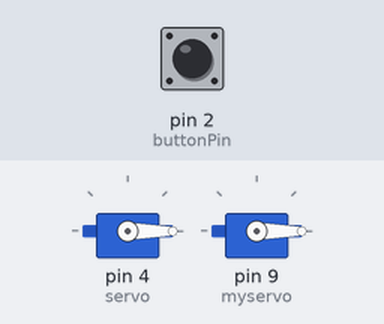
This sketch was run on a simulated Arduino Uno, built with avr-gcc and run on an emulated ATmega328P. On the bench: 2 × servo. The test bench sets the inputs (shaded band); at power-on: pin 2 (buttonPin) LOW.

Above: at 1.2 s.
1.3 s: pin 2 (buttonPin) pulled HIGH for 0.15 s
At 1.37 s:
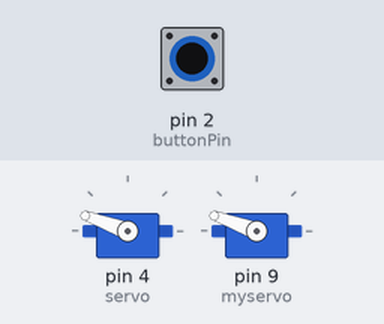
2.9 s: pin 2 (buttonPin) pulled HIGH for 3.2 s
At 7.0 s:
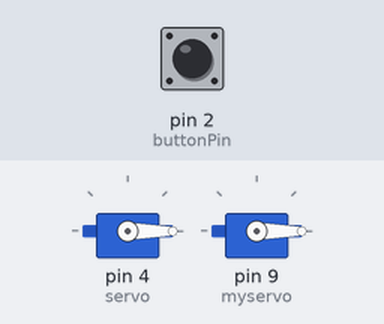
Timing chart, 0 to 8.5 s (numbered marks = the images above; inputs shaded):
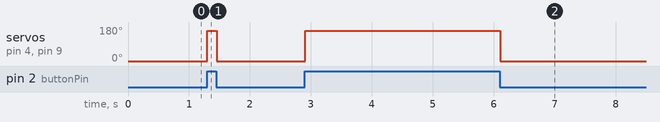

Measured:
- after the input at 1.3 s, servo on pin 4 (servo), servo on pin 9 (myservo): 0° → 160° at once, → 0° 0.15 s later
- after the input at 2.9 s, servo on pin 4 (servo), servo on pin 9 (myservo): 0° → 160° at once, → 0° 3.2 s later

The sketch:

Pulsador_con_un_servomotor.ino
```cpp
#include <Servo.h>

Servo myservo;
Servo servo;

const int buttonPin = 2;
int val;
int buttonState = 0;

void setup()
{
  servo.attach (4);
  myservo.attach(9);
  pinMode(buttonPin, INPUT);
}

void loop()
{
  buttonState = digitalRead(buttonPin);
  if (buttonState == HIGH) {
    val = 160;
  }
  else {
    val = 0;
  }
  servo.write(val);
  myservo.write(val);
  delay(15);
}
```
